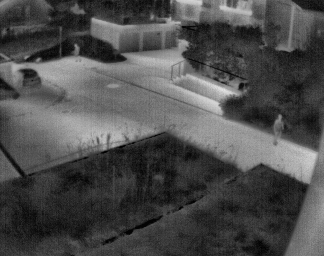
#> input picture Week3/PSNR Calculation/88_enhanced.png, 324 x 256 px
$ python psnr_calculation.py
#> lines starting #> are read from the running program, lines starting #| are printed output that depends on the picture; long printed decimals are rounded
# -*- coding: utf-8 -*-
"""
Created on Mon Nov  2 14:19:33 2020

@author: sanja
"""

import numpy as np
from matplotlib import pyplot as plt
import cv2
import math


img_enhance = cv2.imread("88_enhanced.png")                         # Creates an image object
#> img_enhance is the input picture: shape (256, 324, 3); min 1, max 226, mean 76.8

img_enhance = cv2.cvtColor(img_enhance, cv2.COLOR_BGR2GRAY )   # Converting RGB to gray
#> img_enhance: shape (256, 324)

def psnr_calculation(img, img_enhance):
    height, width = img.shape                           # Find height and width of image

    square_error = 0.0

    for i in range(width):
        for j in range(height):
            square_error = square_error + (int(img[j][i]) - int(img_enhance[j][i]))**2

    mean_square_error = square_error/(height*width)

    psnr = 10*math.log((255**2/mean_square_error), 10)

    print(psnr)

img_he = cv2.imread("88_he.png")                         # Creates an image object
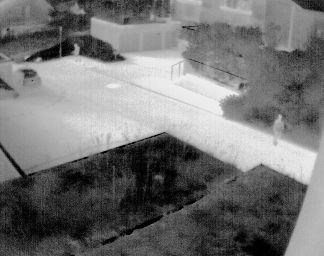
#> input picture Week3/PSNR Calculation/88_he.png, 324 x 256 px
#> img_he is the input picture: shape (256, 324, 3); min 0, max 237, mean 115.7
img_he = cv2.cvtColor(img_he, cv2.COLOR_BGR2GRAY )   # Converting RGB to gray
#> img_he: shape (256, 324)
print("PSNR Value for Histogram Equalisation ", end =" ")
psnr_calculation(img_he, img_enhance)
#> after the loop in psnr_calculation, `for i in range(width):`: square_error = 208284662
#> in psnr_calculation, `mean_square_error = square_error/(height*width)`: mean_square_error = 2511.1
#> in psnr_calculation, `psnr = 10*math.log((255**2/mean_square_error), 10)`: psnr = 14.13
#| 14.132

img_hm = cv2.imread("target-after-hist-match.jpeg")                         # Creates an image object
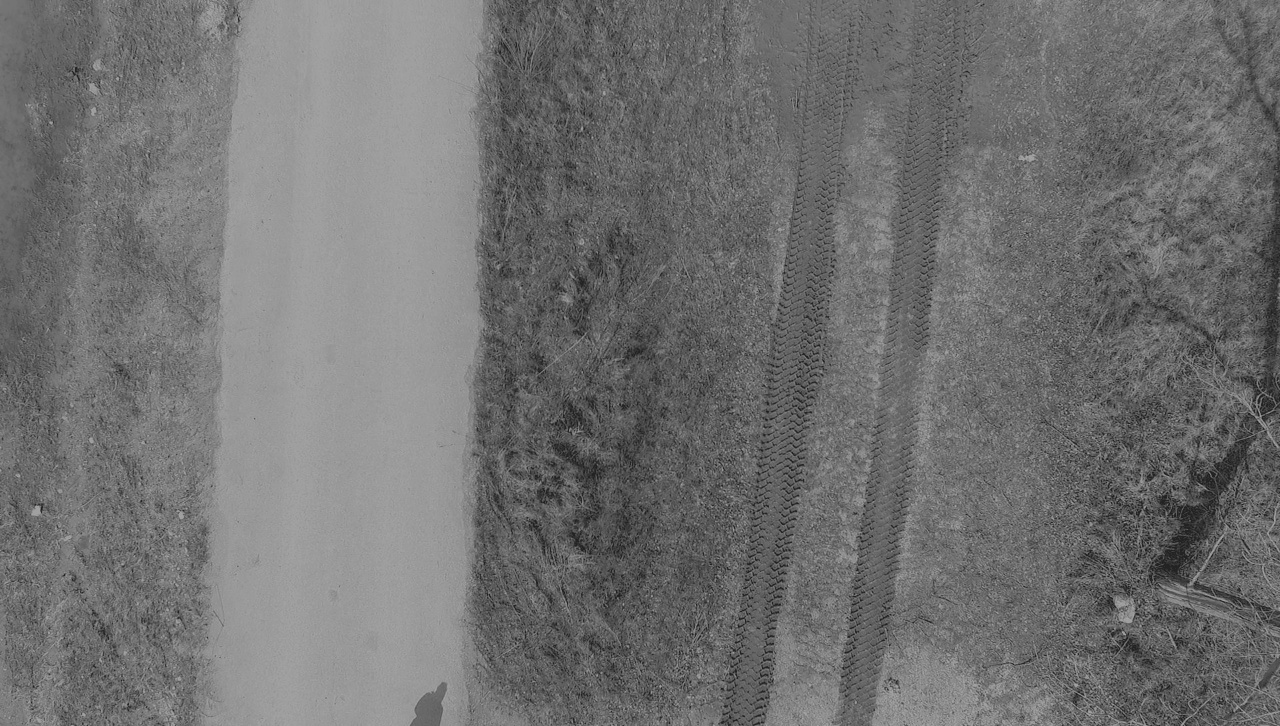
#> input picture Week3/PSNR Calculation/target-after-hist-match.jpeg, 1280 x 726 px
#> img_hm is the input picture: shape (726, 1280, 3); min 27, max 166, mean 112.9
img_hm = cv2.cvtColor(img_hm, cv2.COLOR_BGR2GRAY )   # Converting RGB to gray
#> img_hm: shape (726, 1280)
img_hm_enhance = cv2.imread("ref.jpeg")                         # Creates an image object
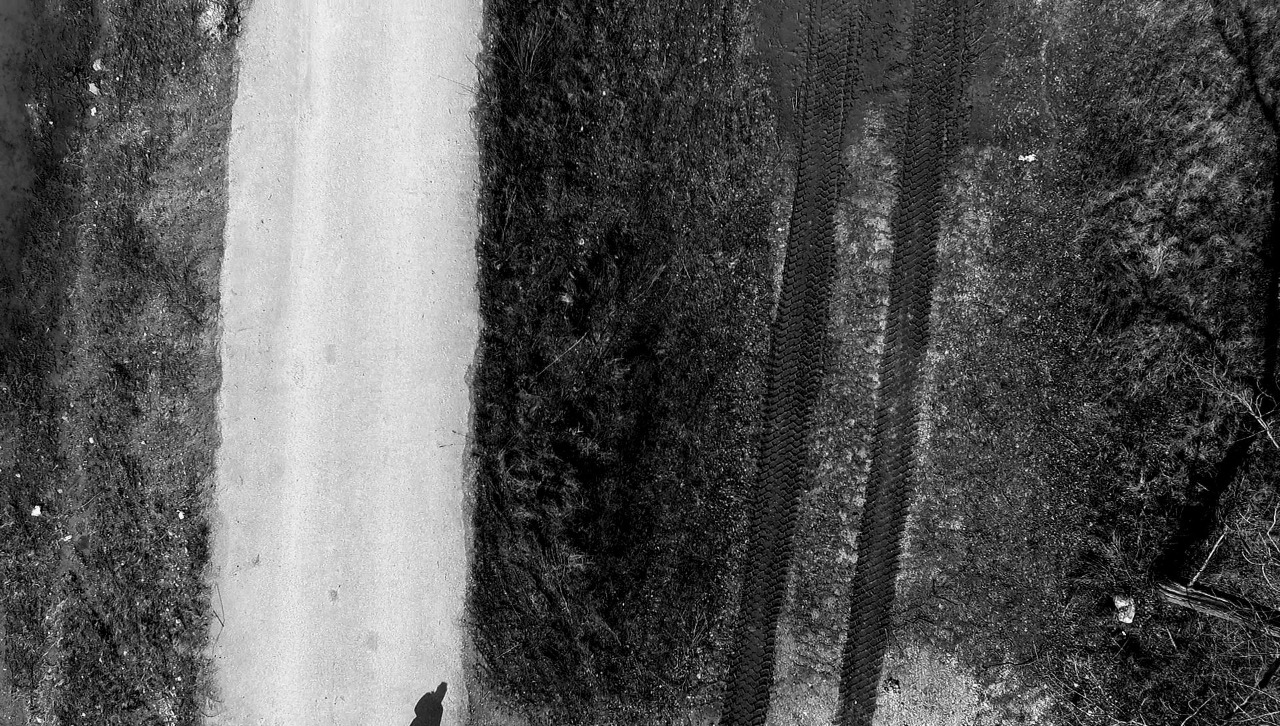
#> input picture Week3/PSNR Calculation/ref.jpeg, 1280 x 726 px
#> img_hm_enhance is the input picture: shape (726, 1280, 3); min 0, max 255, mean 86.1
img_hm_enhance = cv2.cvtColor(img_hm_enhance, cv2.COLOR_BGR2GRAY )   # Converting RGB to gray
#> img_hm_enhance: shape (726, 1280)
print("PSNR Value for Histogram Matching ", end =" ")
psnr_calculation(img_hm, img_hm_enhance)
#| 13.722

img_dphe = cv2.imread("88_dphe.png")                         # Creates an image object
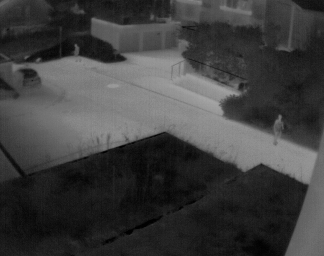
#> input picture Week3/PSNR Calculation/88_dphe.png, 324 x 256 px
#> img_dphe is the input picture: shape (256, 324, 3); min 1, max 166, mean 62.4
img_dphe = cv2.cvtColor(img_dphe, cv2.COLOR_BGR2GRAY )   # Converting RGB to gray
#> img_dphe: shape (256, 324)
print("PSNR Value for Double Plateaus Histogram Equalisation ", end =" ")
psnr_calculation(img_dphe, img_enhance)
#| 21.523

img_th = cv2.imread("88_tophat.png")                         # Creates an image object
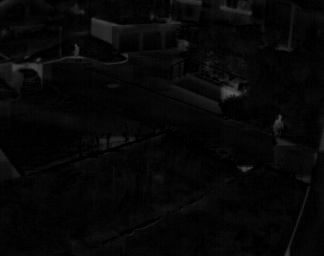
#> input picture Week3/PSNR Calculation/88_tophat.png, 324 x 256 px
#> img_th is the input picture: shape (256, 324, 3); min 0, max 90, mean 6.8
img_th = cv2.cvtColor(img_th, cv2.COLOR_BGR2GRAY )   # Converting RGB to gray
#> img_th: shape (256, 324)
print("PSNR Value for Top Hat Transform ", end =" ")
psnr_calculation(img_th, img_enhance)
#| 9.854
